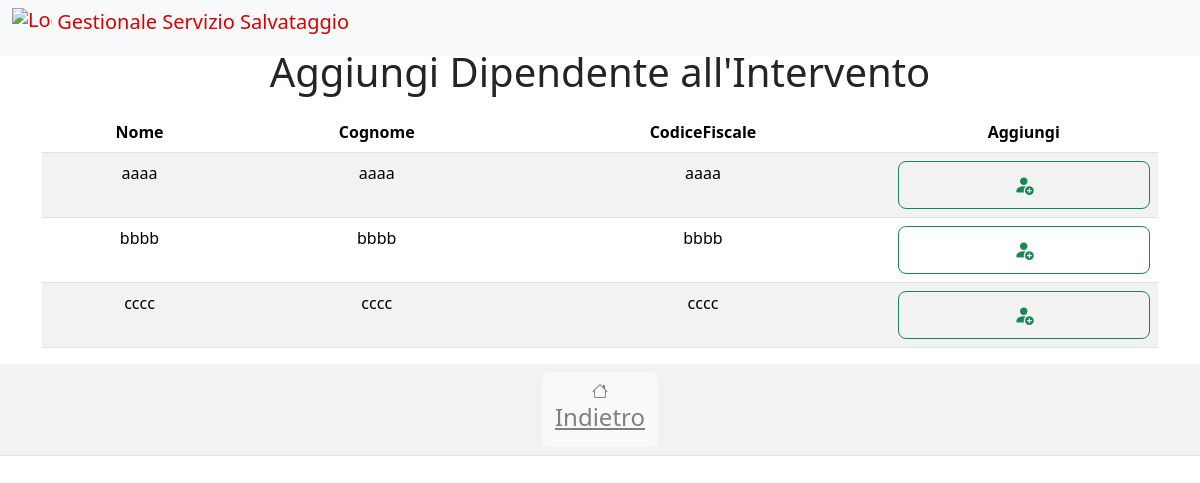
The page /html/assegnainterventodipendente.php (signed in) on the database its author committed.
### tables this page shows
CREATE TABLE `DIPENDENTE` (
  `Nome` text,
  `Cognome` text,
  `CodiceFiscale` varchar(30) NOT NULL,
  `Brevetto` varchar(15) DEFAULT NULL,
  `DataNascita` date DEFAULT NULL
);

### html/dbconnect.php (called while the page is built, shortened)
<?php
    class dbconnect {
        private $dbhost = 'localhost';
        private $username = 'user';
        private $password = 'psw';
        private $dbname = 'db_name';
        private $conn;
        public function __construct(){
            $this->conn = new mysqli($this->dbhost, $this->username, $this->password, $this->dbname);
        }
        public function query($sql){
            $result=$this->conn->query($sql);
            if ($result->num_rows > 0) {
                return $result;
            } else {
                return null;
            }
        }
    }
?>

### html/assegnainterventodipendente.php (the view, shortened to what this page needs)
<?php
	include 'dbconnect.php';
    $Id=$_REQUEST['submit'];
?>
    <!DOCTYPE html>
    <html lang="it">
    <head>
        <link rel="stylesheet" href="https://cdn.jsdelivr.net/npm/bootstrap-icons@latest/font/bootstrap-icons.min.css">
        <link rel="stylesheet" href="https://cdn.jsdelivr.net/npm/bootstrap@latest/dist/css/bootstrap.min.css">
    </head>
    <header>
        <nav class="navbar navbar-expand-md navbar-light fixed-top bg-light">
            <div class="container-fluid">
                <div class="navbar-header">
                    <a class="navbar-brand mb-0 h1" href="#" style="color: #d90000;">
                        <img src="./img/logo.png" alt="Logo" width="40" height="40" class="d-inline-block align-text-top">
                        Gestionale Servizio Salvataggio
                    </a>
                </div>
            </div>
        </nav>
    </header>
    <body class="text-center">
        <div class="container">
            <?php
            echo "<h1 class='mt-5'>Aggiungi Dipendente all'Intervento</h1>";
            $db = new dbconnect();
            $sql = "SELECT * FROM DIPENDENTE WHERE DIPENDENTE.CodiceFiscale NOT IN ( SELECT EFFETTUA.CodiceFiscale FROM EFFETTUA WHERE EFFETTUA.IdIntervento='".$Id."');";
            $result = $db->query($sql);
            echo "<table class='table table-striped mt-3'>";
            echo "<thead><tr><th>Nome</th><th>Cognome</th><th>CodiceFiscale</th><th>Aggiungi</th></tr></thead><tbody>";
            if ($result->num_rows > 0) {
                while($row = $result->fetch_assoc()) {
                    echo "<tr><td>" . $row["Nome"] . "</td><td>" . $row["Cognome"] ."</td><td>" . $row["CodiceFiscale"] ."</td><td><form action='' method='POST'><input type='hidden' name='id' value='".$Id."'><input type='hidden' name='codicefiscale' value='".$row["CodiceFiscale"]."'><button class='w-100 btn btn-lg btn-outline-success' type='submit' name='aggiungi' value=''><i class='bi bi-person-fill-add'></i></button></form></td></tr>";
                }
            } else {
                echo "<tr><td></td><td><h4>Nessun Dipendente trovata</h4></td><td></td></tr>";
            }
            echo "</tbody></table>";
            ?>
        </div>
            <table class="table table-striped mt-3">
            <tr>
            <td>
                <div type="button" class="well btn btn-light" style="color: gray">
                    <?php echo "<a href='infointervento.php?submit=".$Id."' style='color: gray'>";?>
                    <i class="bi bi-house" style="color: gray"></i>
                    <h4>Indietro</h4>
                </div>
            </td>
            </tr>
        </table>
    </body>
    </html>

### rows shown on the page
dipendente: Nome "aaaa", Cognome "aaaa", CodiceFiscale "aaaa"
dipendente: Nome "bbbb", Cognome "bbbb", CodiceFiscale "bbbb"
dipendente: Nome "cccc", Cognome "cccc", CodiceFiscale "cccc"
